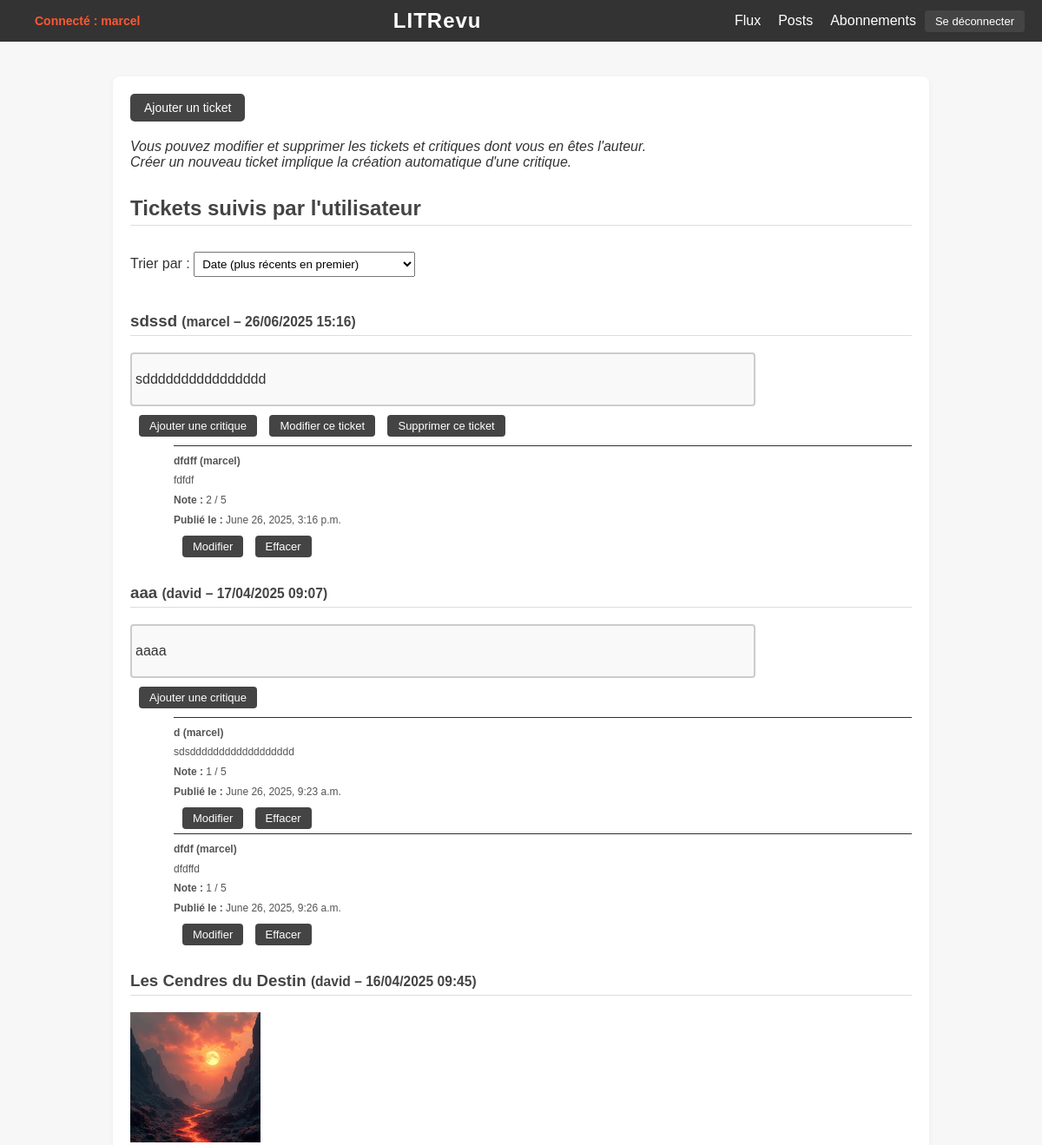
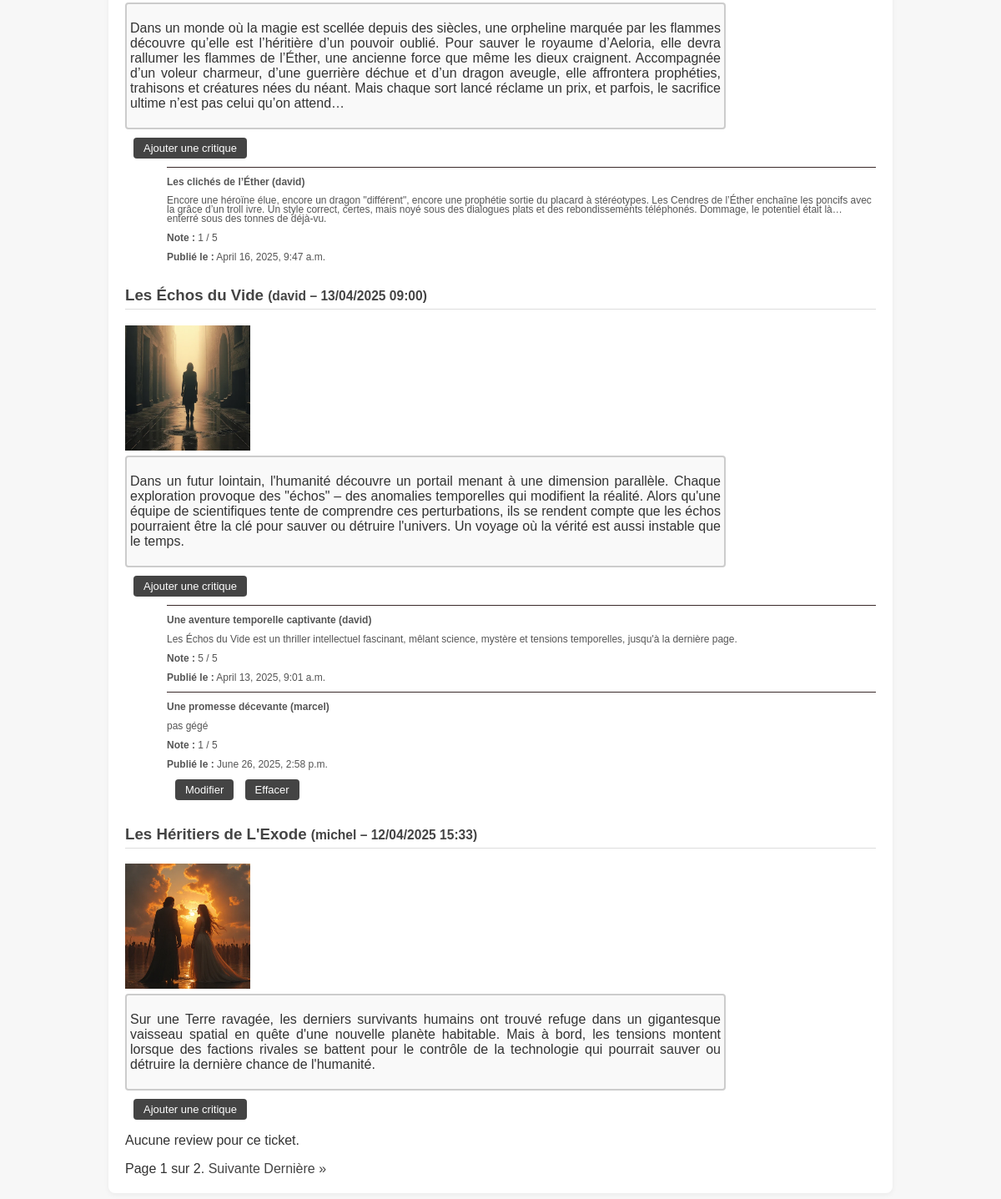
/all_tickets/ (signed in), run on the app's committed database (2 pictures, top to bottom).
### myapp/models.py (models this page shows, shortened)
class Ticket(models.Model):
    title = models.CharField(max_length=128)  # Mettre unique=True au lieu de primary_key
    description = models.TextField(max_length=2048, blank=True)
    user = models.ForeignKey(User, on_delete=models.CASCADE)
    image = models.ImageField(upload_to='images/', null=True, blank=True)
    time_created = models.DateTimeField(auto_now_add=True)

class Review(models.Model):
    headline = models.CharField(max_length=128)
    ticket = models.ForeignKey(Ticket, on_delete=models.SET_NULL, null=True, blank=True)
    user = models.ForeignKey(User, on_delete=models.CASCADE)
    rating = models.PositiveSmallIntegerField(
        validators=[
            MinValueValidator(0),
            MaxValueValidator(5)
        ]
    )
    body = models.TextField(
        blank=True,
        validators=[MaxLengthValidator(8192)]
    )
    time_created = models.DateTimeField(auto_now_add=True)

### myapp/views.py (the view)
# urls.py: path('all_tickets/', views.all_tickets_view, name='all_tickets'),
@login_required
def all_tickets_view(request):
    order = request.GET.get('order', 'date')
    if order == 'user':
        tickets = Ticket.objects.all().order_by('user__username', '-time_created')  # Tri par utilisateur, puis par date
    else:
        tickets = Ticket.objects.all().order_by('-time_created')  # Tri par défaut : antichronologique
    paginator = Paginator(tickets, 5)
    page_number = request.GET.get('page')
    page_obj = paginator.get_page(page_number)
    return render(request, 'all_tickets.html', {
        'page_obj': page_obj,
    })

### myapp/templates/all_tickets.html (shortened to what this page needs)
{% extends 'base.html' %}
{% block content %}
  <div style="margin-bottom: 20px;">
    <a href="{% url 'create_ticket' %}" class="btn-ticket">Ajouter un ticket</a>
  </div>
  <i>Vous pouvez modifier et supprimer les tickets et critiques dont vous en êtes l'auteur.<br> Créer un nouveau ticket implique la création automatique d'une critique.</i>
  <h2>Tickets suivis par l'utilisateur</h2>
  <form method="get">
    <label for="order">Trier par :</label>
    <select name="order" id="order" onchange="this.form.submit()">
      <option value="date" {% if request.GET.order == "date" or not request.GET.order %}selected{% endif %}>Date (plus récents en premier)</option>
    </select>
  </form>
  <br>
  <div class="ticket-list">
    {% for ticket in page_obj %}
      <div class="ticket">
        <h3>
          {{ ticket.title }}
          <small>({{ ticket.user.username }} – {{ ticket.time_created|date:"d/m/Y H:i" }})</small>
        </h3>
        {% if ticket.image %}
          <div class="ticket-image">
            <img src="{{ ticket.image.url }}" alt="Image du ticket" style="max-width: 200px; max-height: 150px; object-fit: cover;">
          </div>
        {% endif %}
        <div class="ticket-description-box">
          <p class="ticket-description">{{ ticket.description }}</p>
        </div>
        <div class="ticket-buttons" style="margin: 10px 0;">
          <form action="{% url 'create_review' ticket.id %}" method="get" style="display: inline;">
            <button type="submit" class="button">Ajouter une critique</button>
          </form>
          {% if ticket.user == request.user %}
            <form action="{% url 'edit_ticket' ticket.id %}" method="get" style="display: inline;">
              <button type="submit" class="button">Modifier ce ticket</button>
            </form>
            <form action="{% url 'confirm_delete_ticket' ticket.id %}" method="get" style="display: inline;">
              <button type="submit" class="button">Supprimer ce ticket</button>
            </form>
          {% endif %}
        </div>
        <div class="reviews">
          {% for review in ticket.review_set.all %}
            <div class="review small-text">
              <hr class="review-separator">
              <p><strong>{{ review.headline }} ({{ review.user.username }})</strong></p>
              <div class="review-description-box">
                {{ review.body }}
              </div>
              <p><strong>Note :</strong> {{ review.rating }} / 5</p>
              <p><strong>Publié le :</strong> {{ review.time_created }}</p>
              <div class="review-buttons">
                {% if review.user == request.user %}
                  <form action="{% url 'edit_review' review.id %}" method="get" style="display: inline;">
                    <button type="submit" class="button">Modifier</button>
                  </form>
                  <form action="{% url 'confirm_delete_review' review.id %}" method="get" style="display: inline;">
                    <button type="submit" class="button">Effacer</button>
                  </form>
                {% endif %}
              </div>
            </div>
          {% empty %}
            <p>Aucune review pour ce ticket.</p>
          {% endfor %}
        </div>
      </div>
    {% empty %}
      <p>Aucun ticket suivi.</p>
    {% endfor %}
  </div>
  <div class="pagination">
    <span class="step-links">
      <span class="current">
        Page {{ page_obj.number }} sur {{ page_obj.paginator.num_pages }}.
      </span>
      {% if page_obj.has_next %}
        <a href="?page={{ page_obj.next_page_number }}">Suivante</a>
        <a href="?page={{ page_obj.paginator.num_pages }}">Dernière &raquo;</a>
      {% endif %}
    </span>
  </div>
{% endblock %}

### myapp/templates/base.html (shortened to what this page needs)
<!DOCTYPE html>
<html lang="fr">
<head>
    {% load static %}
    <link rel="stylesheet" type="text/css" href="{% static 'css/style.css' %}">
</head>
<body>
    <div class="header">
        <div class="message">
            {% if request.user.is_authenticated %}
                <span class="username">Connecté : {{ request.user.username }}</span>
            {% endif %}
        </div>
        <div class="center">LITRevu</div>
        <div class="links">
            <a href="{% url 'user_feed' %}">Flux</a>
            <a href="{% url 'all_tickets' %}">Posts</a>
            <a href="{% url 'follow_user' %}">Abonnements</a>
            <form action="{% url 'logout' %}" method="post">
                <button type="submit">Se déconnecter</button>
            </form>
        </div>
    </div>
    <div class="content">
        {% block content %}{% endblock %}
    </div>
</body>
</html>

### static/css/style.css (style rules this page uses)
body { font-family: 'Segoe UI', sans-serif; margin: 0; padding: 0; background-color: #f7f7f7; color: #333; }
.header { display: flex; justify-content: space-between; align-items: center; padding: 15px 30px; background-color: #222; color: white; }
.header .center { flex: 1; text-align: center; font-size: 26px; font-weight: bold; letter-spacing: 1px; }
.header .links a { color: white; text-decoration: none; margin-left: 20px; transition: color 0.3s; }
.message { font-size: 14px; color: #f2a654; }
.content { max-width: 900px; margin: 40px auto; padding: 20px; background-color: white; border-radius: 8px; box-shadow: 0 2px 6px rgba(0, 0, 0, 0.05); }
h2, h3 { color: #444; border-bottom: 1px solid #ddd; padding-bottom: 5px; margin-top: 30px; }
form { display: inline; }
button { background-color: #444; color: white; border: none; padding: 5px 12px; margin-left: 10px; border-radius: 4px; cursor: pointer; font-size: 13px; transition: background-color 0.3s; text-align: center; width: auto; height: auto; }
select { padding: 5px; margin-top: 10px; margin-bottom: 10px; }
a { color: #444; text-decoration: none; }
.btn-ticket { background-color: #444; color: white; padding: 8px 16px; border-radius: 5px; text-decoration: none; font-size: 14px; transition: background-color 0.3s; display: inline-block; }
.review-separator { margin: 5px 0; border: none; border-top: 1px solid #3a2a2a; }
.review.small-text { font-size: 12px; margin-left: 50px; line-height: 0.9; color: #555; }
button { background-color: #444; color: white; border: none; padding: 5px 12px; margin-left: 10px; border-radius: 4px; cursor: pointer; font-size: 13px; transition: background-color 0.3s; }
.ticket-description-box { width: 80%; height: auto; background-color: #f9f9f9; border: 2px solid #ccc; border-radius: 4px; margin-top: 2px; padding: 4px; box-sizing: border-box; text-align: justify; }

### myapp/templates/base.html (style rules this page uses)
body { font-family: Arial, sans-serif; margin: 0; padding: 0; }
.header { display: flex; justify-content: space-between; align-items: center; padding: 10px 20px; background-color: #333; color: white; }
.header .center { flex: 1; text-align: center; font-size: 24px; }
.header .links { display: flex; align-items: center; }
.header .links a { color: white; text-decoration: none; margin-left: 20px; }
.message { color: #ff5733; font-weight: bold; margin-right: 20px; }

### data on the page
Ticket: title "sdssd", user.username "marcel", time_created "26/06/2025 15:16", description "sdddddddddddddddd", shows "Modifier ce ticket"
Review: headline "dfdff", user.username "marcel", body "fdfdf", rating "2", time_created "June 26, 2025, 3:16 p.m.", shows "Modifier"
Ticket: title "aaa", user.username "david", time_created "17/04/2025 09:07", description "aaaa"
Review: headline "d", user.username "marcel", body "sdsdddddddddddddddddd", rating "1", time_created "June 26, 2025, 9:23 a.m.", shows "Modifier"
Review: headline "dfdf", user.username "marcel", body "dfdffd", rating "1", time_created "June 26, 2025, 9:26 a.m.", shows "Modifier"
Ticket: title "Les Cendres du Destin", user.username "david", time_created "16/04/2025 09:45", image (picture), description "Dans un monde où la magie est scellée depuis des siècles, une orpheline marquée par les flammes découvre qu’elle est l’héritière d’un pouvoir oublié. Pour sauver le royaume d’Aeloria, elle devra rallumer les flammes de l’Éther, une ancienne force que même les dieux craignent. Accompagnée d’un voleur charmeur, d’une guerrière déchue et d’un dragon aveugle, elle affrontera prophéties, trahisons et créatures nées du néant. Mais chaque sort lancé réclame un prix, et parfois, le sacrifice ultime n’est pas celui qu’on attend…"
Review: headline "Les clichés de l’Éther", user.username "david", body "Encore une héroïne élue, encore un dragon \"différent\", encore une prophétie sortie du placard à stéréotypes. Les Cendres de l’Éther enchaîne les poncifs avec la grâce d’un troll ivre. Un style correct, certes, mais noyé sous des dialogues plats et des rebondissements téléphonés. Dommage, le potentiel était là… enterré sous des tonnes de déjà-vu.", rating "1", time_created "April 16, 2025, 9:47 a.m."
Ticket: title "Les Échos du Vide", user.username "david", time_created "13/04/2025 09:00", image (picture), description "Dans un futur lointain, l'humanité découvre un portail menant à une dimension parallèle. Chaque exploration provoque des \"échos\" – des anomalies temporelles qui modifient la réalité. Alors qu'une équipe de scientifiques tente de comprendre ces perturbations, ils se rendent compte que les échos pourraient être la clé pour sauver ou détruire l'univers. Un voyage où la vérité est aussi instable que le temps."
Review: headline "Une aventure temporelle captivante", user.username "david", body "Les Échos du Vide est un thriller intellectuel fascinant, mêlant science, mystère et tensions temporelles, jusqu'à la dernière page.", rating "5", time_created "April 13, 2025, 9:01 a.m."
Review: headline "Une promesse décevante", user.username "marcel", body "pas gégé", rating "1", time_created "June 26, 2025, 2:58 p.m.", shows "Modifier"
Ticket: title "Les Héritiers de L'Exode", user.username "michel", time_created "12/04/2025 15:33", image (picture), description "Sur une Terre ravagée, les derniers survivants humains ont trouvé refuge dans un gigantesque vaisseau spatial en quête d'une nouvelle planète habitable. Mais à bord, les tensions montent lorsque des factions rivales se battent pour le contrôle de la technologie qui pourrait sauver ou détruire la dernière chance de l'humanité."

### other printed values
{{ request.user.username }} "marcel"
{{ page_obj.number }} "1"
{{ page_obj.paginator.num_pages }} "2"
